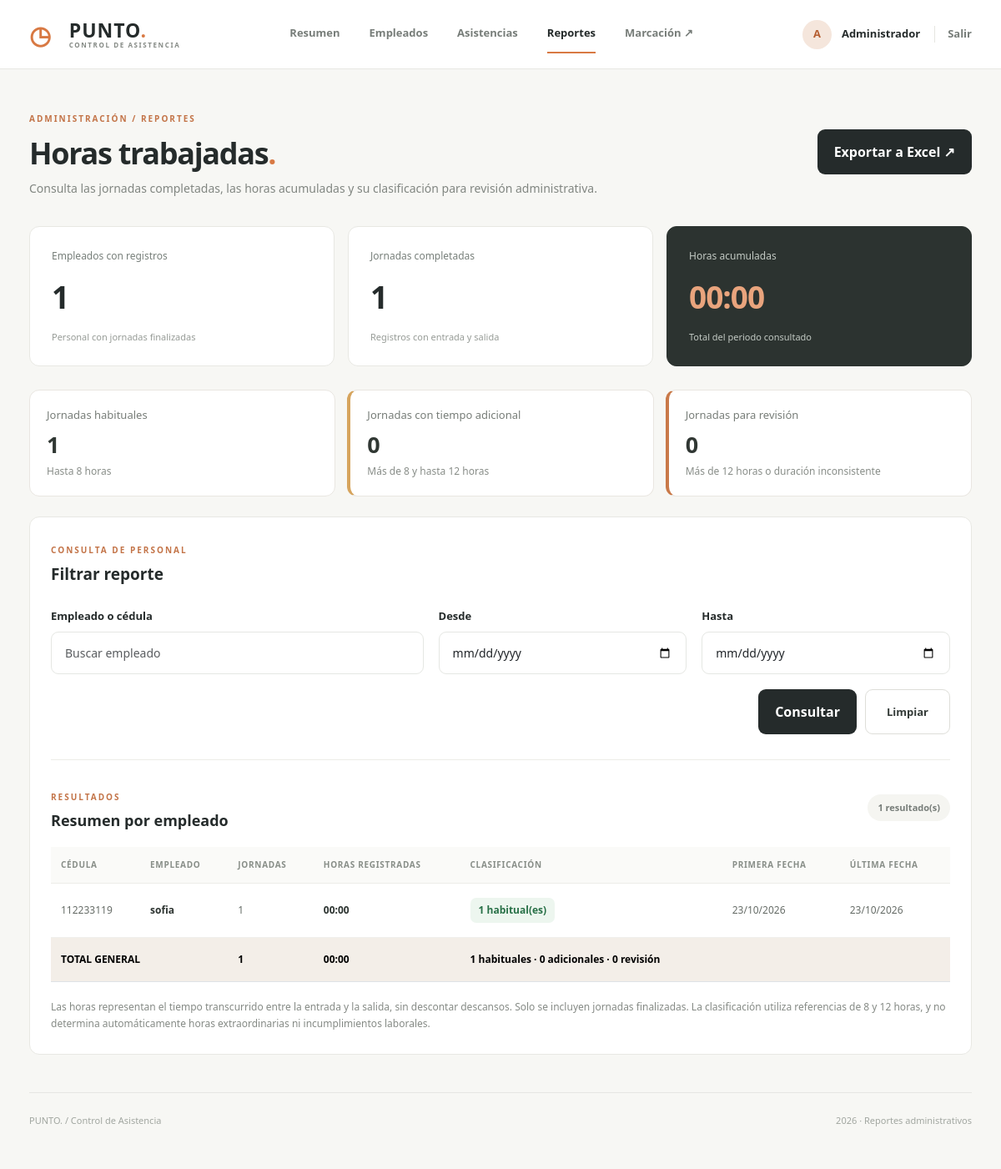
Screenshot of /admin/reportes.php (signed in) with the database file from the repository.
### tables this page shows
CREATE TABLE `empleados` (
  `id` int(11) NOT NULL,
  `cedula` varchar(25) NOT NULL,
  `nombre` varchar(150) NOT NULL,
  `correo` varchar(150) NOT NULL,
  `telefono` varchar(25) NOT NULL,
  `codigo_acceso` varchar(6) NOT NULL,
  `estado` enum('Activo','Inactivo') NOT NULL DEFAULT 'Activo',
  `fecha_registro` datetime NOT NULL DEFAULT current_timestamp()
);

### admin/reportes.php (the view, shortened to what this page needs)
<?php
require_once __DIR__ . "/../config/conexion.php";
function escapar($valor) {
    return htmlspecialchars((string)$valor, ENT_QUOTES, "UTF-8");
}
function formatoHoras($segundos) {
    $minutos = intdiv(max(0, (int)$segundos), 60);
    return sprintf(
        "%02d:%02d",
        intdiv($minutos, 60),
        $minutos % 60
    );
}
$horasHabituales = 8;
$horasRevision = 12;
$segundosHabituales = $horasHabituales * 3600;
$segundosRevision = $horasRevision * 3600;
$buscar = trim((string)($_GET["buscar"] ?? ""));
$desde = trim((string)($_GET["desde"] ?? ""));
$hasta = trim((string)($_GET["hasta"] ?? ""));
$error = "";
$condiciones = [
    "a.hora_salida IS NOT NULL"
];
$valores = [];
$tipos = "";
$sql = "
    SELECT
        r.id,
        r.cedula,
        r.nombre,
        COUNT(*) AS jornadas,
        COALESCE(
            SUM(GREATEST(0, r.duracion)),
            0
        ) AS segundos_trabajados,
        SUM(
            CASE
                WHEN r.duracion >= 0
                     AND r.duracion <= ?
                THEN 1
                ELSE 0
            END
        ) AS jornadas_habituales,
        SUM(
            CASE
                WHEN r.duracion > ?
                     AND r.duracion <= ?
                THEN 1
                ELSE 0
            END
        ) AS jornadas_adicionales,
        SUM(
            CASE
                WHEN r.duracion > ?
                     OR r.duracion < 0
                THEN 1
                ELSE 0
            END
        ) AS jornadas_revision,
        MIN(r.fecha) AS primera_fecha,
        MAX(r.fecha) AS ultima_fecha
    FROM (
        SELECT
            e.id,
            e.cedula,
            e.nombre,
            a.fecha,
            TIME_TO_SEC(
                TIMEDIFF(
                    a.hora_salida,
                    a.hora_entrada
                )
            ) AS duracion
        FROM asistencias a
        INNER JOIN empleados e
            ON e.id = a.empleado_id
        WHERE " . implode(" AND ", $condiciones) . "
    ) AS r
    GROUP BY
        r.id,
        r.cedula,
        r.nombre
    ORDER BY
        jornadas_revision DESC,
        jornadas_adicionales DESC,
        segundos_trabajados DESC,
        r.nombre ASC
";
$reportes = [];
if ($error === "") {
    $stmt = $conn->prepare($sql);
    $tiposConsulta = "iiii" . $tipos;
    $valoresConsulta = array_merge(
        [
            $segundosHabituales,
            $segundosHabituales,
            $segundosRevision,
            $segundosRevision
        ],
        $valores
    );
    $stmt->bind_param(
        $tiposConsulta,
        ...$valoresConsulta
    );
    $stmt->execute();
    $resultado = $stmt->get_result();
    while ($fila = $resultado->fetch_assoc()) {
        $reportes[] = $fila;
    }
}
$totalEmpleados = count($reportes);
$totalJornadas = 0;
$totalSegundos = 0;
$totalHabituales = 0;
$totalAdicionales = 0;
$totalRevision = 0;
foreach ($reportes as $fila) {
    $totalJornadas += (int)$fila["jornadas"];
    $totalSegundos += (int)$fila["segundos_trabajados"];
    $totalHabituales += (int)$fila["jornadas_habituales"];
    $totalAdicionales += (int)$fila["jornadas_adicionales"];
    $totalRevision += (int)$fila["jornadas_revision"];
}
$totalHoras = formatoHoras($totalSegundos);
$parametros = http_build_query([
    "buscar" => $buscar,
    "desde" => $desde,
    "hasta" => $hasta,
    "exportar" => 1
]);
?>
<!DOCTYPE html>
<html lang="es">
<head>
    <link
        href="https://cdn.jsdelivr.net/npm/bootstrap@5.3.3/dist/css/bootstrap.min.css"
        rel="stylesheet"
    >
    <link rel="stylesheet" href="../css/estilos.css">
</head>
<body class="panel-body">
<?php require __DIR__ . "/includes/header.php"; ?>
<main class="panel-main container-fluid">
    <div class="panel-titulo">
        <div>
            <span class="seccion-etiqueta">
                ADMINISTRACIÓN / REPORTES
            </span>
            <h1>
                Horas trabajadas<span>.</span>
            </h1>
            <p>
                Consulta las jornadas completadas,
                las horas acumuladas y su clasificación
                para revisión administrativa.
            </p>
        </div>
        <a
            href="reportes.php?<?= escapar($parametros) ?>"
            class="btn btn-acceso"
        >
            Exportar a Excel ↗
        </a>
    </div>
    <section class="reporte-indicadores">
        <div class="reporte-indicador">
            <span>Empleados con registros</span>
            <strong>
                <?= $totalEmpleados ?>
            </strong>
            <small>Personal con jornadas finalizadas</small>
        </div>
        <div class="reporte-indicador">
            <span>Jornadas completadas</span>
            <strong>
                <?= $totalJornadas ?>
            </strong>
            <small>Registros con entrada y salida</small>
        </div>
        <div class="reporte-indicador reporte-principal">
            <span>Horas acumuladas</span>
            <strong>
                <?= escapar($totalHoras) ?>
            </strong>
            <small>Total del periodo consultado</small>
        </div>
    </section>
    <section class="reporte-clasificaciones">
        <div class="reporte-clasificacion">
            <span>Jornadas habituales</span>
            <strong>
                <?= $totalHabituales ?>
            </strong>
            <small>
                Hasta <?= $horasHabituales ?> horas
            </small>
        </div>
        <div class="reporte-clasificacion adicional">
            <span>Jornadas con tiempo adicional</span>
            <strong>
                <?= $totalAdicionales ?>
            </strong>
            <small>
                Más de <?= $horasHabituales ?>
                y hasta <?= $horasRevision ?> horas
            </small>
        </div>
        <div class="reporte-clasificacion revision">
            <span>Jornadas para revisión</span>
            <strong>
                <?= $totalRevision ?>
            </strong>
            <small>
                Más de <?= $horasRevision ?> horas
                o duración inconsistente
            </small>
        </div>
    </section>
    <section class="panel-bloque">
        <div class="bloque-encabezado">
            <div>
                <span class="seccion-etiqueta">
                    CONSULTA DE PERSONAL
                </span>
                <h2>Filtrar reporte</h2>
            </div>
        </div>
        <form method="GET" class="reporte-filtros">
            <div>
                <label for="buscar" class="form-label">
                    Empleado o cédula
                </label>
                <input
                    type="search"
                    id="buscar"
                    name="buscar"
                    class="form-control"
                    placeholder="Buscar empleado"
                    maxlength="150"
                    value="<?= escapar($buscar) ?>"
                >
            </div>
            <div>
                <label for="desde" class="form-label">
                    Desde
                </label>
                <input
                    type="date"
                    id="desde"
                    name="desde"
                    class="form-control"
                    value="<?= escapar($desde) ?>"
                >
            </div>
            <div>
                <label for="hasta" class="form-label">
                    Hasta
                </label>
                <input
                    type="date"
                    id="hasta"
                    name="hasta"
                    class="form-control"
                    value="<?= escapar($hasta) ?>"
                >
            </div>
            <div class="reporte-acciones">
                <button
                    type="submit"
                    class="btn btn-acceso"
                >
                    Consultar
                </button>
                <a
                    href="reportes.php"
                    class="btn-limpiar"
                >
                    Limpiar
                </a>
            </div>
        </form>
        <div class="reporte-tabla-titulo">
            <div>
                <span class="seccion-etiqueta">
                    RESULTADOS
                </span>
                <h2>Resumen por empleado</h2>
            </div>
            <span class="contador-empleados">
                <?= $totalEmpleados ?> resultado(s)
            </span>
        </div>
        <div class="table-responsive">
            <table class="table tabla-panel">
                <thead>
                    <tr>
                        <th>Cédula</th>
                        <th>Empleado</th>
                        <th>Jornadas</th>
                        <th>Horas registradas</th>
                        <th>Clasificación</th>
                        <th>Primera fecha</th>
                        <th>Última fecha</th>
                    </tr>
                </thead>
                <tbody>
                <?php if ($totalEmpleados > 0): ?>
                    <?php foreach ($reportes as $fila): ?>
                        <tr>
                            <td>
                                <?= escapar($fila["cedula"]) ?>
                            </td>
                            <td>
                                <strong>
                                    <?= escapar($fila["nombre"]) ?>
                                </strong>
                            </td>
                            <td>
                                <?= (int)$fila["jornadas"] ?>
                            </td>
                            <td>
                                <strong class="reporte-horas">
                                    <?= formatoHoras(
                                        $fila["segundos_trabajados"]
                                    ) ?>
                                </strong>
                            </td>
                            <td>
                                <div class="reporte-etiquetas">
                                    <?php if (
                                        (int)$fila["jornadas_habituales"] > 0
                                    ): ?>
                                        <span class="reporte-etiqueta habitual">
                                            <?= (int)$fila["jornadas_habituales"] ?>
                                            habitual(es)
                                        </span>
                                    <?php endif; ?>
                                </div>
                            </td>
                            <td>
                                <?= date(
                                    "d/m/Y",
                                    strtotime($fila["primera_fecha"])
                                ) ?>
                            </td>
                            <td>
                                <?= date(
                                    "d/m/Y",
                                    strtotime($fila["ultima_fecha"])
                                ) ?>
                            </td>
                        </tr>
                    <?php endforeach; ?>
                <?php endif; ?>
                </tbody>
                <?php if ($totalEmpleados > 0): ?>
                    <tfoot>
                        <tr class="reporte-total">
                            <td colspan="2">
                                <strong>TOTAL GENERAL</strong>
                            </td>
                            <td>
                                <strong>
                                    <?= $totalJornadas ?>
                                </strong>
                            </td>
                            <td>
                                <strong>
                                    <?= escapar($totalHoras) ?>
                                </strong>
                            </td>
                            <td>
                                <strong>
                                    <?= $totalHabituales ?> habituales ·
                                    <?= $totalAdicionales ?> adicionales ·
                                    <?= $totalRevision ?> revisión
                                </strong>
                            </td>
                            <td colspan="2"></td>
                        </tr>
                    </tfoot>
                <?php endif; ?>
            </table>
        </div>
        <p class="reporte-nota">
            Las horas representan el tiempo transcurrido
            entre la entrada y la salida, sin descontar
            descansos. Solo se incluyen jornadas finalizadas.
            La clasificación utiliza referencias de
            <?= $horasHabituales ?> y <?= $horasRevision ?> horas,
            y no determina automáticamente horas extraordinarias
            ni incumplimientos laborales.
        </p>
    </section>
    <footer class="panel-footer">
        <span>PUNTO. / Control de Asistencia</span>
        <span>
            <?= date("Y") ?> · Reportes administrativos
        </span>
    </footer>
</main>
</body>
</html>

### rows the page displays
empleados: cedula "112233119", nombre "sofia", jornadas "1", segundos_trabajados "00:00", jornadas_habituales "1", primera_fecha "23/10/2026", ultima_fecha "23/10/2026"

### other values shown
$inicialAdmin "A"
$nombreAdmin "Administrador"
$totalEmpleados "1"
$totalJornadas "1"
escapar($totalHoras) "00:00"
$totalHabituales "1"
$horasHabituales "8"
$totalAdicionales "0"
$horasRevision "12"
$totalRevision "0"
